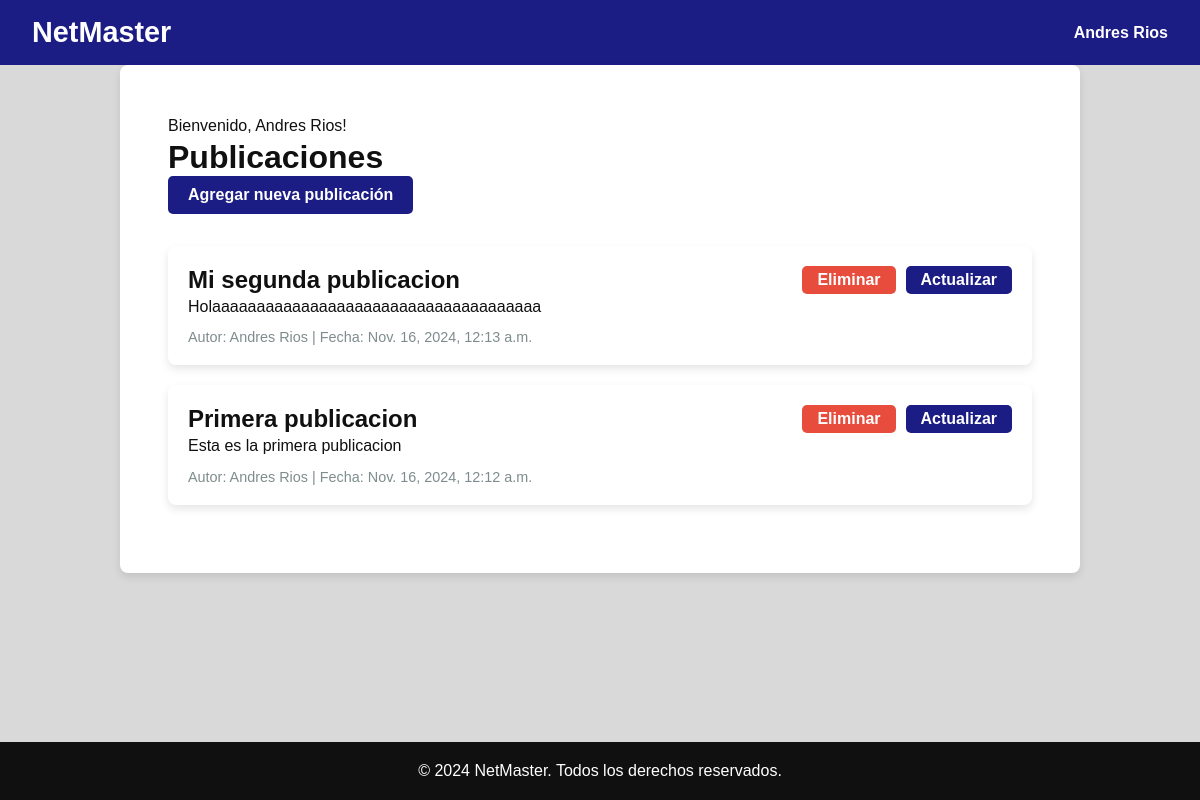
The page / (signed in) on the database as committed earlier.
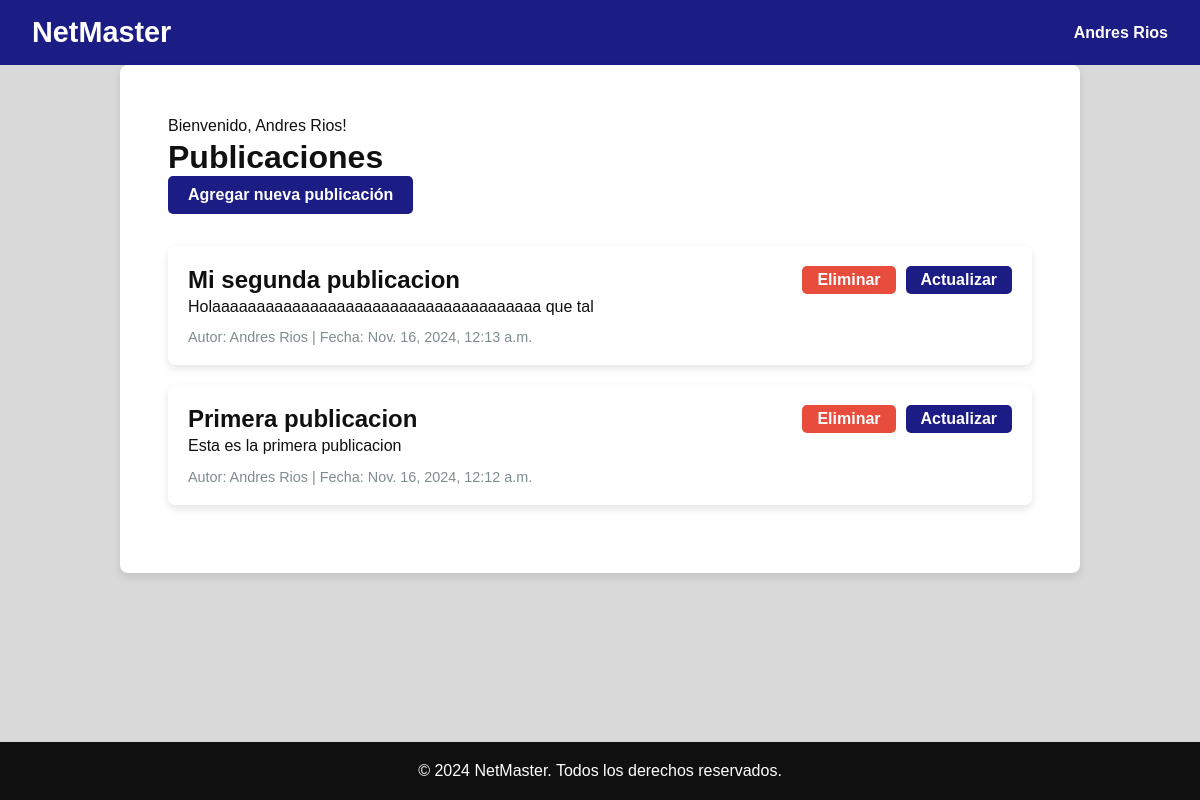
The same page on the database as committed later.
### netmaster_app/models.py (models this page shows, shortened)
class Publicacion(models.Model):
    titulo = models.CharField(max_length=200)
    contenido = models.TextField()
    autor = models.ForeignKey(User, on_delete=models.CASCADE)  # Relaciona con el usuario autenticado
    fecha_creacion = models.DateTimeField(default=now)

### netmaster_app/views.py (the view)
# urls.py: path('', views.lista_publicaciones, name='lista_publicaciones'),  # Vista para listar publicaciones
@login_required
def lista_publicaciones(request):
    publicaciones = Publicacion.objects.all().order_by('-fecha_creacion')  # Evita duplicados con .distinct() si es necesario
    return render(request, 'netmaster_app/listar_publicaciones.html', {'publicaciones': publicaciones})

### netmaster_app/templates/netmaster_app/listar_publicaciones.html (shortened to what this page needs)
{% load static %}
<!DOCTYPE html>
<html lang="es">
<head>
    <link rel="stylesheet" href="{% static 'css/listar_publicaciones.css' %}">
</head>
<body>
    <nav class="navbar">
        <div class="logo">
            NetMaster
        </div>
        <div class="user-info">
            {% if user.is_authenticated %}
            <a href="{% url 'perfil_usuario' %}">{{ user.username }}</a>
            {% else %}
            <a href="{% url 'login' %}">Iniciar sesión</a>
            {% endif %}
        </div>
    </nav>
    <div class="container">
        <p>Bienvenido, {{ user.username }}!</p>
        <h1>Publicaciones</h1>
        {% if user.is_authenticated %}
            <a href="{% url 'agregar_publicacion' %}" class="add-publication">Agregar nueva publicación</a>
        {% endif %}
        <ul class="publication-list">
            {% for publicacion in publicaciones %}
                <li>
                    <h2>{{ publicacion.titulo }}</h2>
                    <p>{{ publicacion.contenido }}</p>
                    <small>Autor: {{ publicacion.autor }} | Fecha: {{ publicacion.fecha_creacion }}</small>
                    {% if publicacion.autor == user %}
                        <div class="action-buttons">
                            <a href="{% url 'delete_post' publicacion.id %}" class="delete-button">Eliminar</a>
                            <a href="{% url 'update_post' publicacion.id %}" class="update-button">Actualizar</a>
                        </div>
                    {% endif %}
                </li>
            {% endfor %}
        </ul>
    </div>
    <footer class="footer">
        <p>&copy; 2024 NetMaster. Todos los derechos reservados.</p>
    </footer>
</body>
</html>

Rows that differ between the two databases and show on the page:
changed Publicacion "Mi segunda publicacion": contenido "Holaaaaaaaaaaaaaaaaaaaaaaaaaaaaaaaaaaaaa" → "Holaaaaaaaaaaaaaaaaaaaaaaaaaaaaaaaaaaaaa que tal"
